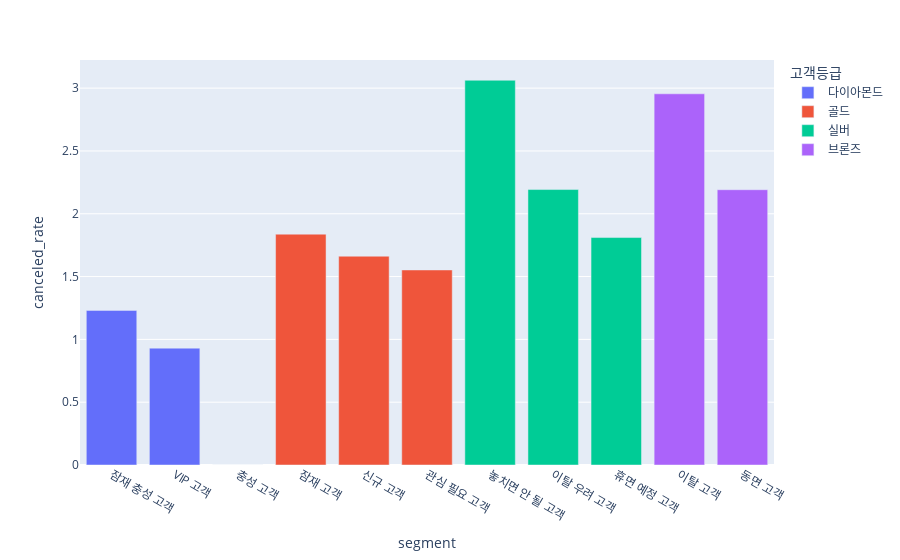

Notebook cell for this chart:
### Markdown cell above
흔히 생각하기로는 다이아몬드 등급 고객의 평점이 가장 높고, 브론즈 등급 고객의 평점이 가장 낮을 것 같기만 그렇지 않음.  
골드 등급 고객과 실버 등급 고객 수가 전체의 약 80%를 차지하기 때문에 골드 등급과 실버 등급의 평균 평점이 비교적 낮은 결과가 나온 것으로 해석.  
혹은 평점 서비스가 제대로 운영이 안 되고 있는 건인지 의문.  
  
고객 등급별 결제 후 배송받지 못한 주문건 비율(주문했다가 취소한 비율)

### Code cell
# -> 다이아몬드 등급에서 가장 적고 등급이 낮으면 많음

df1 = data.groupby(['고객등급', '등급점수', 'segment'])['order_delivered_customer_date'].apply(lambda x: x.isnull().mean()*100).reset_index().sort_values(by = ['등급점수', 'order_delivered_customer_date'], ascending = False)
df1.rename(columns = {'order_delivered_customer_date' : 'canceled_rate'}, inplace = True)

plt.figure(figsize = (15, 10))
fig = px.bar(df1, x = 'segment', y = 'canceled_rate', color = '고객등급')
fig.show()

### Figure 1 — Plotly figure (JSON) as saved in the notebook; plotly's stock layout.template omitted (floating-point values rounded to 4 significant figures)
{"data": [{"alignmentgroup": "True", "hovertemplate": "고객등급=다이아몬드<br>segment=%{x}<br>canceled_rate=%{y}<extra></extra>", "legendgroup": "다이아몬드", "marker": {"color": "#636efa", "pattern": {"shape": ""}}, "name": "다이아몬드", "offsetgroup": "다이아몬드", "orientation": "v", "showlegend": true, "textposition": "auto", "type": "bar", "x": ["잠재 충성 고객", "VIP 고객", "충성 고객"], "xaxis": "x", "y": [1.231, 0.9302, 0], "yaxis": "y"}, {"alignmentgroup": "True", "hovertemplate": "고객등급=골드<br>segment=%{x}<br>canceled_rate=%{y}<extra></extra>", "legendgroup": "골드", "marker": {"color": "#EF553B", "pattern": {"shape": ""}}, "name": "골드", "offsetgroup": "골드", "orientation": "v", "showlegend": true, "textposition": "auto", "type": "bar", "x": ["잠재 고객", "신규 고객", "관심 필요 고객"], "xaxis": "x", "y": [1.837, 1.662, 1.553], "yaxis": "y"}, {"alignmentgroup": "True", "hovertemplate": "고객등급=실버<br>segment=%{x}<br>canceled_rate=%{y}<extra></extra>", "legendgroup": "실버", "marker": {"color": "#00cc96", "pattern": {"shape": ""}}, "name": "실버", "offsetgroup": "실버", "orientation": "v", "showlegend": true, "textposition": "auto", "type": "bar", "x": ["놓치면 안 될 고객", "이탈 우려 고객", "휴면 예정 고객"], "xaxis": "x", "y": [3.063, 2.193, 1.811], "yaxis": "y"}, {"alignmentgroup": "True", "hovertemplate": "고객등급=브론즈<br>segment=%{x}<br>canceled_rate=%{y}<extra></extra>", "legendgroup": "브론즈", "marker": {"color": "#ab63fa", "pattern": {"shape": ""}}, "name": "브론즈", "offsetgroup": "브론즈", "orientation": "v", "showlegend": true, "textposition": "auto", "type": "bar", "x": ["이탈 고객", "동면 고객"], "xaxis": "x", "y": [2.955, 2.191], "yaxis": "y"}], "layout": {"barmode": "relative", "legend": {"title": {"text": "고객등급"}, "tracegroupgap": 0}, "margin": {"t": 60}, "xaxis": {"anchor": "y", "domain": [0, 1], "title": {"text": "segment"}}, "yaxis": {"anchor": "x", "domain": [0, 1], "title": {"text": "canceled_rate"}}}}
